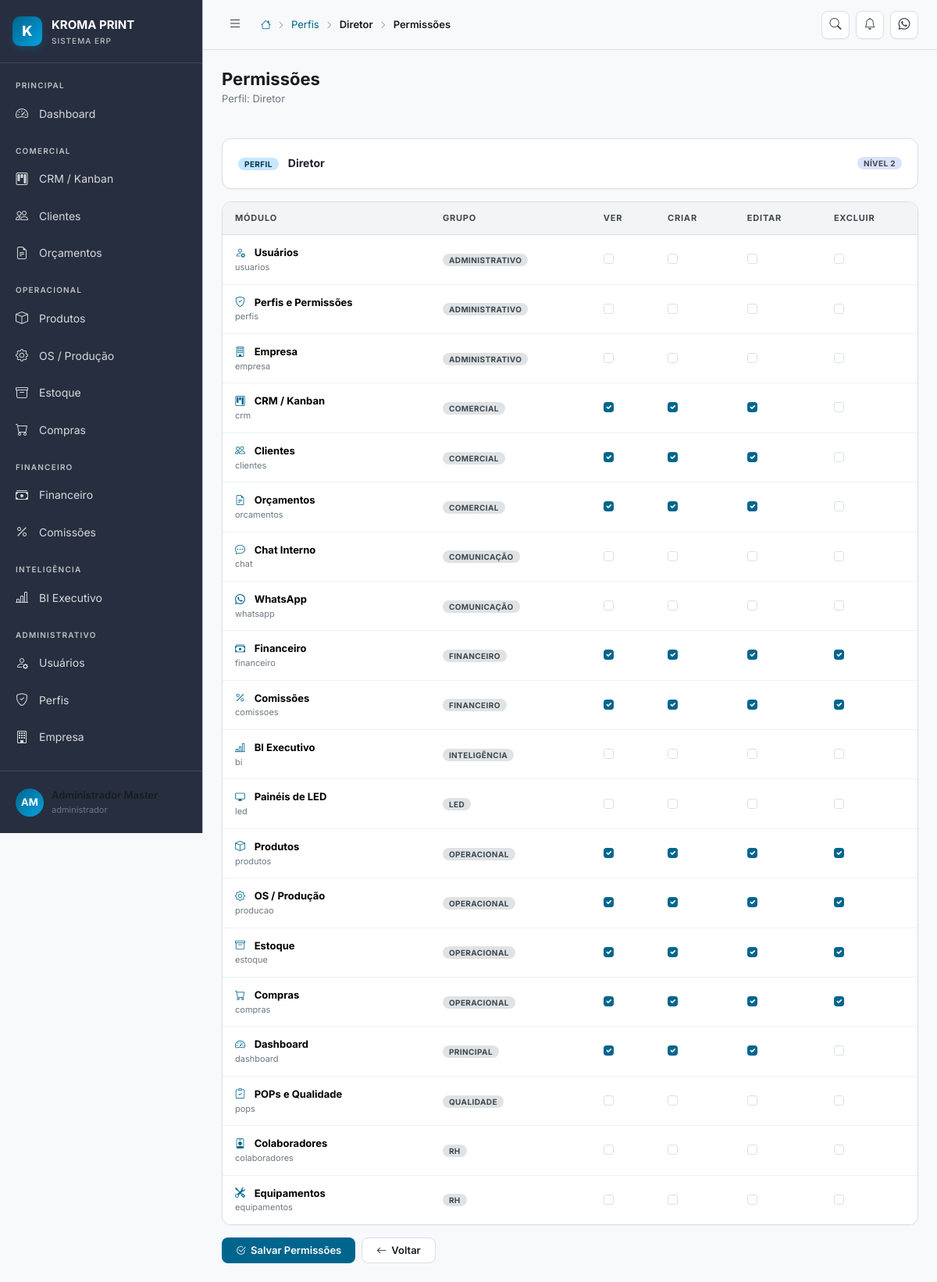
The app's page /perfis/2/permissoes (signed in) with its own data.
### tables this page shows
CREATE TABLE IF NOT EXISTS perfis (
    id          INT UNSIGNED AUTO_INCREMENT PRIMARY KEY,
    nome        VARCHAR(50) NOT NULL UNIQUE,
    label       VARCHAR(100) NOT NULL,
    descricao   TEXT,
    nivel       TINYINT DEFAULT 5 COMMENT 'Nível hierárquico: 1=mais alto',
    ativo       TINYINT(1) DEFAULT 1,
    created_at  DATETIME DEFAULT CURRENT_TIMESTAMP
);

CREATE TABLE IF NOT EXISTS modulos (
    id          INT UNSIGNED AUTO_INCREMENT PRIMARY KEY,
    nome        VARCHAR(100) NOT NULL,
    slug        VARCHAR(100) NOT NULL UNIQUE,
    icone       VARCHAR(100),
    grupo       VARCHAR(100),
    ordem       INT DEFAULT 0
);

### app/Controllers/PerfilController.php (called while the page is built, shortened)
<?php
class PerfilController
{
    public function permissoes(string $id): void
    {
        $perfil = $this->buscarPerfil($id);
        try {
            $modulos = db()->query("SELECT * FROM modulos ORDER BY grupo, ordem, nome")->fetchAll();
        } catch (\Exception $e) {
            $modulos = [];
            $permissoesRows = [];
        }
        require APP_PATH . '/Views/perfis/permissoes.php';
        require APP_PATH . '/Views/layouts/main.php';
    }
    private function buscarPerfil(string $id): ?array
    {
        try {
            $stmt = db()->prepare("SELECT * FROM perfis WHERE id = ?");
            $stmt->execute([$id]);
            return $stmt->fetch() ?: null;
        } catch (\Exception $e) {
            return null;
        }
    }
}

### index.php (called while the page is built, shortened)
<?php
require_once CONFIG_PATH . '/database.php';
require_once APP_PATH . '/Services/Router.php';
$router = new App\Services\Router();
$router->dispatch();

### config/database.php (called while the page is built, shortened)
<?php
class Database
{
    private static ?PDO $instance = null;
    public static function getInstance(): PDO
    {
        if (self::$instance === null) {
            try {
                $dsn = sprintf(
                    'mysql:host=%s;port=%s;dbname=%s;charset=%s',
                    DB_HOST, DB_PORT, DB_NAME, DB_CHARSET
                );
                self::$instance = new PDO($dsn, DB_USER, DB_PASS, [
                    PDO::ATTR_ERRMODE            => PDO::ERRMODE_EXCEPTION,
                    PDO::ATTR_DEFAULT_FETCH_MODE => PDO::FETCH_ASSOC,
                    PDO::ATTR_EMULATE_PREPARES   => false,
                    PDO::MYSQL_ATTR_INIT_COMMAND => "SET NAMES utf8mb4 COLLATE utf8mb4_unicode_ci",
                ]);
            } catch (PDOException $e) {
                if (APP_ENV === 'development') {
                    die('Erro de conexão com banco de dados: ' . $e->getMessage());
                } else {
                    die('Erro interno do sistema. Tente novamente mais tarde.');
                }
            }
        }
        return self::$instance;
    }
}
function db(): PDO
{
    return Database::getInstance();
}

### app/Views/perfis/permissoes.php (the view, shortened to what this page needs)
<form action="<?= APP_URL ?>/perfis/<?= $perfil['id'] ?>/permissoes" method="POST" data-loading>
    <div class="card mb-3">
        <div class="d-flex flex-wrap align-items-center justify-content-between gap-2">
            <div>
                <span class="badge badge-primary">Perfil</span>
                <strong class="ms-2"><?= htmlspecialchars($perfil['label']) ?></strong>
            </div>
            <span class="badge badge-info">Nível <?= (int)$perfil['nivel'] ?></span>
        </div>
    </div>
    <div class="table-wrapper">
        <table class="table">
            <thead>
                <tr>
                    <th>Módulo</th>
                    <th>Grupo</th>
                    <th>Ver</th>
                    <th>Criar</th>
                    <th>Editar</th>
                    <th>Excluir</th>
                </tr>
            </thead>
            <tbody>
                <?php foreach ($modulos as $modulo): ?>
                <?php $perm = $permissoes[$modulo['slug']] ?? []; ?>
                <tr>
                    <td>
                        <i class="bi <?= htmlspecialchars($modulo['icone'] ?? 'bi-box') ?> me-2 text-primary-kroma"></i>
                        <strong><?= htmlspecialchars($modulo['nome']) ?></strong>
                        <div style="font-size:11px;color:var(--text-muted)"><?= htmlspecialchars($modulo['slug']) ?></div>
                    </td>
                    <td><span class="badge badge-secondary"><?= htmlspecialchars($modulo['grupo']) ?></span></td>
                    <?php foreach (['ver' => 'pode_ver', 'criar' => 'pode_criar', 'editar' => 'pode_editar', 'excluir' => 'pode_excluir'] as $campo => $coluna): ?>
                    <td>
                        <input class="form-check-input" type="checkbox"
                               name="permissoes[<?= htmlspecialchars($modulo['slug']) ?>][<?= $campo ?>]"
                               <?= !empty($perm[$coluna]) ? 'checked' : '' ?>>
                    </td>
                    <?php endforeach; ?>
                </tr>
                <?php endforeach; ?>
            </tbody>
        </table>
    </div>
    <div class="d-flex gap-2 mt-3">
        <button class="btn btn-primary" type="submit"><i class="bi bi-check2-circle"></i> Salvar Permissões</button>
        <a href="<?= APP_URL ?>/perfis" class="btn btn-secondary"><i class="bi bi-arrow-left"></i> Voltar</a>
    </div>
</form>

### app/Services/Router.php (shortened to what this page needs)
<?php
class Router
{
    private array $routes = [];
    private string $basePath = '';
    public function __construct()
    {
        $scriptDir = dirname($_SERVER['SCRIPT_NAME']);
        $this->basePath = rtrim($scriptDir, '/');
    }
    private function addRoute(string $method, string $path, $handler): void
    {
        $this->routes[] = [
            'method'  => $method,
            'path'    => $path,
            'handler' => $handler,
        ];
    }
    public function dispatch(): void
    {
        $method = $_SERVER['REQUEST_METHOD'];
        $uri    = $_SERVER['REQUEST_URI'];
        $uri = '/' . ltrim(substr($uri, strlen($this->basePath)), '/');
        $uri = rtrim($uri, '/') ?: '/';
        foreach ($this->routes as $route) {
            if ($route['method'] !== $method) continue;
            $pattern = $this->pathToRegex($route['path']);
            if (preg_match($pattern, $uri, $matches)) {
                $params = array_filter($matches, 'is_string', ARRAY_FILTER_USE_KEY);
                $this->callHandler($route['handler'], $params);
                return;
            }
        }
    }
    private function pathToRegex(string $path): string
    {
        $pattern = preg_replace('/\/:([^\/]+)/', '/(?P<$1>[^/]+)', $path);
        return '#^' . $pattern . '$#';
    }
    private function callHandler($handler, array $params): void
    {
        if (is_string($handler) && strpos($handler, '@') !== false) {
            [$class, $method] = explode('@', $handler);
            $controller = new $fullClass();
            call_user_func_array([$controller, $method], $params);
            return;
        }
    }
}

### records on screen
perfis: label "Diretor", nivel "2"
modulos: nome "Usuários", slug "usuarios", grupo "ADMINISTRATIVO"
modulos: nome "Perfis e Permissões", slug "perfis", grupo "ADMINISTRATIVO"
modulos: nome "Empresa", slug "empresa", grupo "ADMINISTRATIVO"
modulos: nome "CRM / Kanban", slug "crm", grupo "COMERCIAL"
modulos: nome "Clientes", slug "clientes", grupo "COMERCIAL"
modulos: nome "Orçamentos", slug "orcamentos", grupo "COMERCIAL"
modulos: nome "Chat Interno", slug "chat", grupo "COMUNICAÇÃO"
modulos: nome "WhatsApp", slug "whatsapp", grupo "COMUNICAÇÃO"
modulos: nome "Financeiro", slug "financeiro", grupo "FINANCEIRO"
modulos: nome "Comissões", slug "comissoes", grupo "FINANCEIRO"
modulos: nome "BI Executivo", slug "bi", grupo "INTELIGÊNCIA"
modulos: nome "Painéis de LED", slug "led", grupo "LED"
modulos: nome "Produtos", slug "produtos", grupo "OPERACIONAL"
modulos: nome "OS / Produção", slug "producao", grupo "OPERACIONAL"
modulos: nome "Estoque", slug "estoque", grupo "OPERACIONAL"
modulos: nome "Compras", slug "compras", grupo "OPERACIONAL"
modulos: nome "Dashboard", slug "dashboard", grupo "PRINCIPAL"
modulos: nome "POPs e Qualidade", slug "pops", grupo "QUALIDADE"
modulos: nome "Colaboradores", slug "colaboradores", grupo "RH"
modulos: nome "Equipamentos", slug "equipamentos", grupo "RH"

### other values on screen
$crumb['label'] "Perfis"
$crumb['label'] "Diretor"
$subtitulo "Perfil: Diretor"
